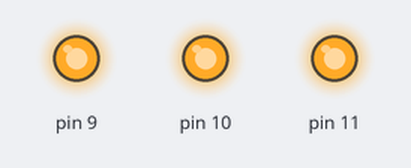
The sketch below on a simulated Arduino Uno, built with avr-gcc and run on an emulated ATmega328P. Parts: output pins drawn as LEDs (lit = HIGH).

Above: at 1.0 s.
At 3.0 s:
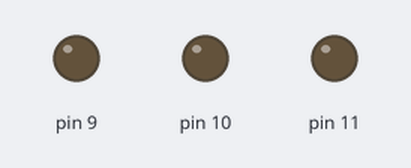
Timing chart, 0 to 5.2 s (numbered marks = the images above):
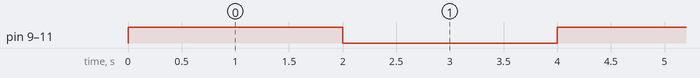

The sketch:

task3.ino
```cpp
void setup() {
  // put your setup code here, to run once:
pinMode(9,OUTPUT);
pinMode(10,OUTPUT);
pinMode(11,OUTPUT);
while(1)
{
  digitalWrite(9,HIGH);
digitalWrite(10,HIGH);
digitalWrite(11,HIGH);
delay(2000);
digitalWrite(9,LOW);
digitalWrite(10,LOW);
digitalWrite(11,LOW);
delay(2000);
}
}

void loop() {
  // put your main code here, to run repeatedly:

}
```

Measured:
- by itself, pin 9–11: alternates HIGH for 2.0 s and LOW for 2.0 s
